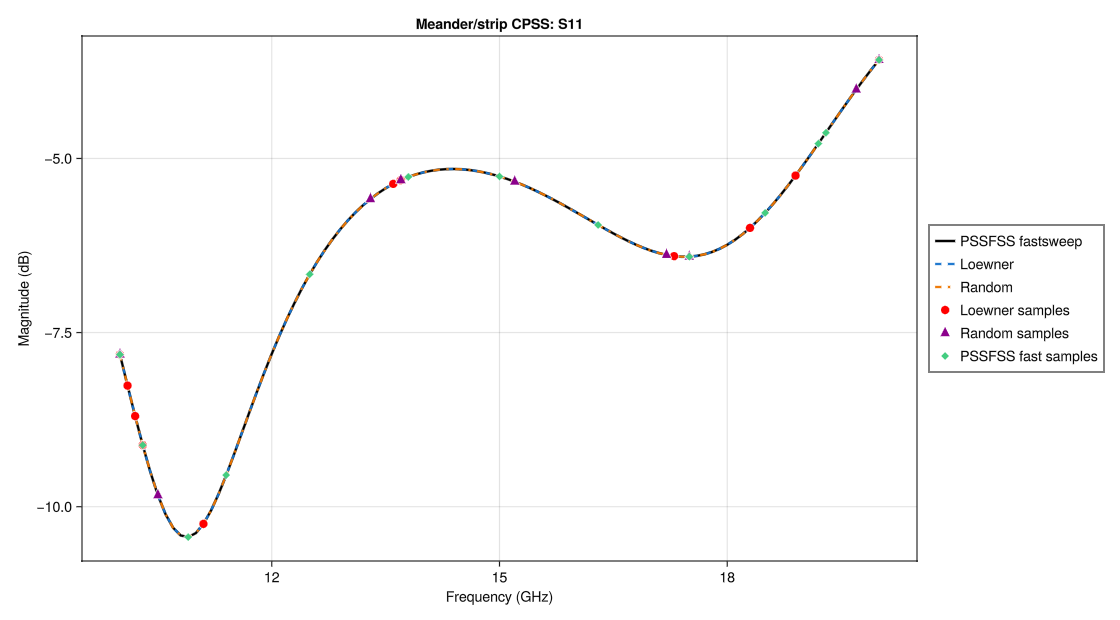

Generate this figure with Julia:
include(joinpath(@__DIR__, "common.jl"))
using PSSFSS.Constants: μ₀

function cpss_meander_strip_case(; nfreq = 101, ntri = 600)
    P = 5.2
    d1 = 2.61
    d2 = 3.81
    h0 = 2.44
    h2 = 2.83
    w0x = 0.46
    w0y = 0.58
    w1 = 0.21
    w2x = 0.25
    w2y = 0.17
    σ = 58e6
    units = mm

    outer(orient) = meander(;
        a = P,
        b = P,
        w1 = w2y,
        w2 = w2x,
        h = h2 + w2x,
        units,
        ntri,
        σ,
        orient,
    )
    inner = meander(;
        a = P,
        b = P,
        w1 = w0y,
        w2 = w0x,
        h = h0 + w0x,
        units,
        ntri,
        σ,
    )
    strip(orient) = diagstrip(; P, w = w1, units, Nl = 60, Nw = 4, orient, σ)

    substrate = Layer(width = 0.127mm, epsr = 2.17, tandel = 0.0009)
    foam(w) = Layer(width = w, epsr = 1.043, tandel = 0.0017)
    sheets = [outer(-90), strip(-45), inner, strip(45), outer(90)]

    strata = [
        Layer()
        substrate
        sheets[1]
        foam(d2 * 1mm)
        substrate
        sheets[2]
        foam(d1 * 1mm)
        sheets[3]
        substrate
        foam(d1 * 1mm)
        substrate
        sheets[4]
        foam(d2 * 1mm)
        sheets[5]
        substrate
        Layer()
    ]

    return strata, collect(range(10.0, 20.0, length = nfreq)), (θ = 0, ϕ = 0)
end

function run(; nfreq = 101, ntri = 600, seed = 1, run_direct = false, options = DEFAULT_SWEEP_OPTIONS)
    strata, freqs, steering = cpss_meander_strip_case(; nfreq, ntri)
    return run_sweep_comparison(
        strata,
        freqs,
        steering;
        label = "Meander/strip CPSS",
        options,
        seed,
        run_direct,
    )
end

results = run();
plot_comparison(results; savepath = joinpath(@__DIR__, "cpss_meander_strip.png"))
